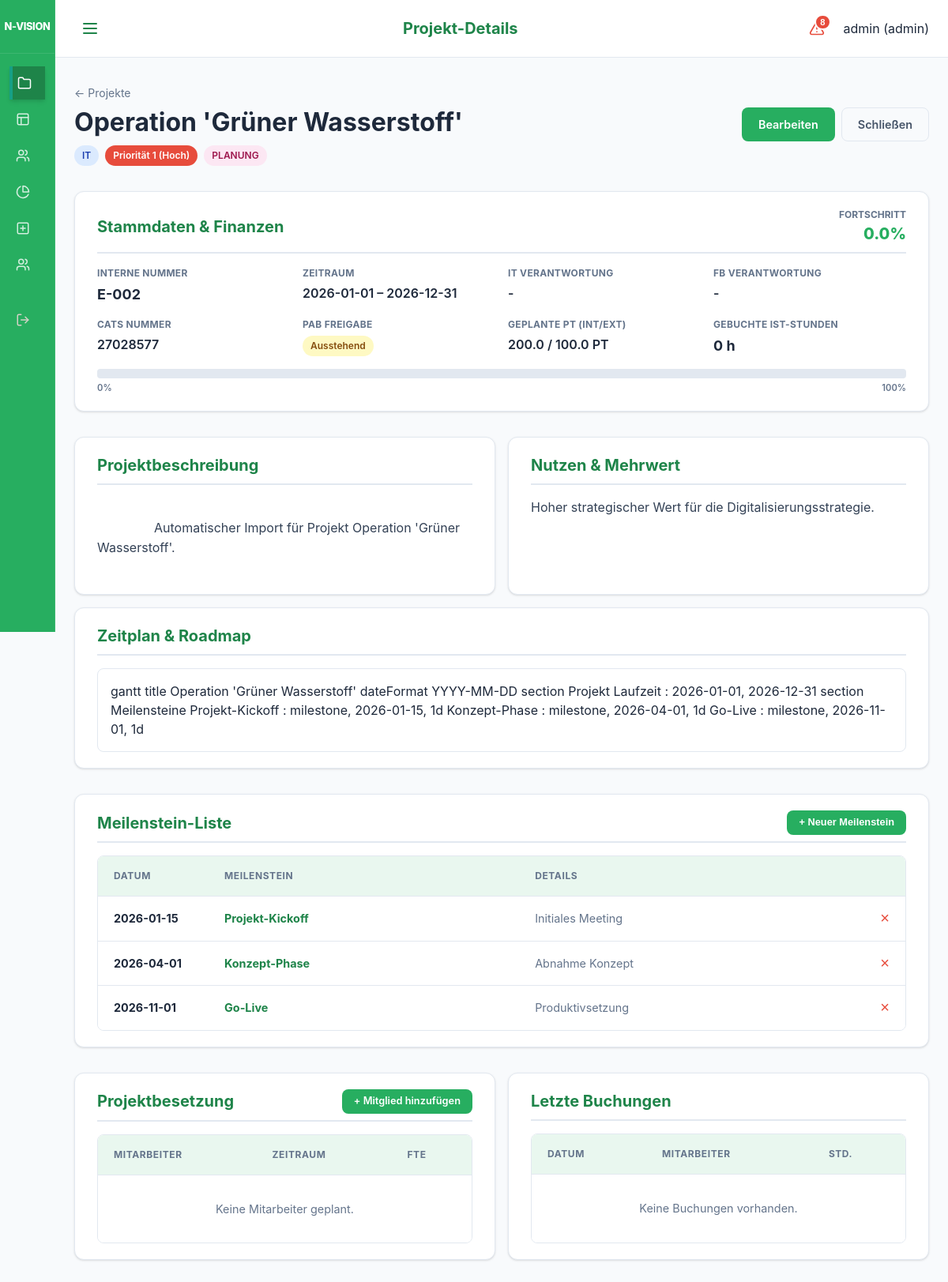
The page /ui/projects/2 (signed in) on the database as committed earlier.
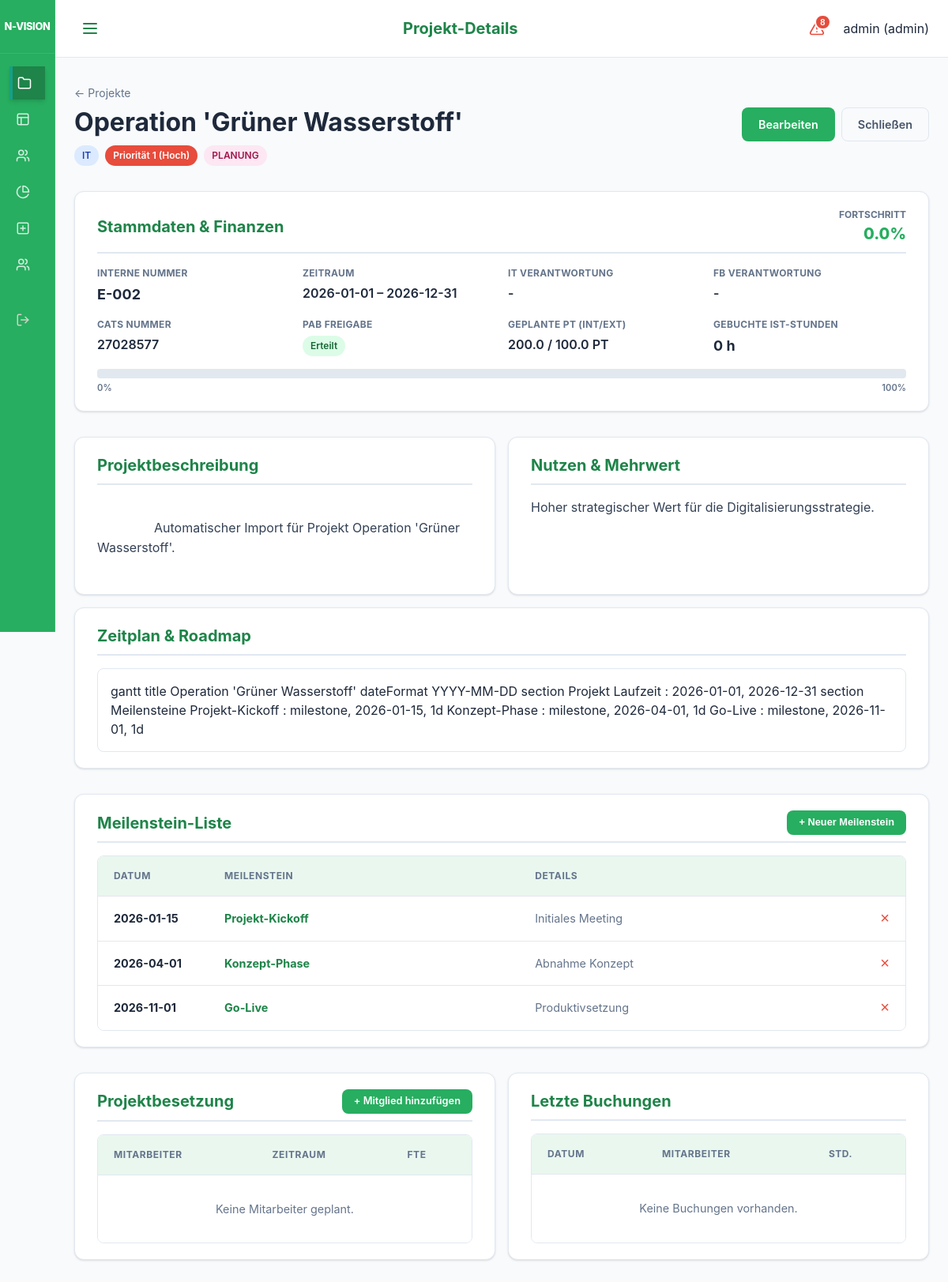
The same page on the database as committed later.
### main.py (the view)
@app.get("/ui/projects/{project_id}", response_class=HTMLResponse)
def ui_project_detail(request: Request, project_id: int, db: Session = Depends(get_db), user: models.User = Depends(login_required)):
    project = db.query(models.Project).filter(models.Project.id == project_id).first()
    if not project:
        raise HTTPException(status_code=404, detail="Project not found")
    progress = calculate_project_progress(project, db)
    progress = float(progress)
    return templates.TemplateResponse(
        request=request, name="project_detail.html", context={
            "project": project,
            "progress": progress,
            "active_page": "projects"
        }
    )

### templates/project_detail.html (shortened to what the changed rows need)
{% extends "base.html" %}
{% set title = "Projekt-Details" %}
{% block content %}
<div class="project-table-header" style="margin-bottom: 2rem;">
    <div>
        <h1 style="margin: 0; line-height: 1.1;">{{ project.name }}</h1>
    </div>
</div>
<div style="display: flex; flex-direction: column; gap: 1rem;">
    <div class="card">
        <div class="section-header">
            <h2>Stammdaten & Finanzen</h2>
        </div>
        <div class="detail-grid">
            <div class="detail-item">
                <div class="detail-value">
                    {% if project.pab_approval %}
                    <span class="badge badge-success">Erteilt</span>
                    {% else %}
                    <span class="badge badge-warning">Ausstehend</span>
                    {% endif %}
                </div>
            </div>
        </div>
    </div>
    <div class="project-detail-main-grid" style="display: grid; grid-template-columns: 1fr 1fr; gap: 1rem;">
        <div class="card" style="margin-bottom: 0; display: flex; flex-direction: column;">
            <div class="section-header">
                <h2>Projektbeschreibung</h2>
            </div>
        </div>
        <div class="card" style="margin-bottom: 0; display: flex; flex-direction: column;">
            <div class="section-header">
                <h2>Nutzen & Mehrwert</h2>
            </div>
        </div>
    </div>
    <div class="card">
        <div class="section-header">
            <h2>Zeitplan & Roadmap</h2>
        </div>
    </div>
    <div class="card">
        <div class="section-header">
            <h2>Meilenstein-Liste</h2>
        </div>
        <div class="modern-table-wrapper">
            <table class="modern-table">
                <thead>
                    <tr>
                        <th style="width: 140px;">Datum</th>
                        <th>Meilenstein</th>
                        <th>Details</th>
                        <th style="width: 50px;"></th>
                    </tr>
                </thead>
            </table>
        </div>
    </div>
    <div style="display: grid; grid-template-columns: 1fr 1fr; gap: 1rem;">
        <div class="card" style="margin-bottom: 0;">
            <div class="section-header">
                <h2>Projektbesetzung</h2>
            </div>
            <div class="modern-table-wrapper">
                <table class="modern-table">
                    <thead>
                        <tr>
                            <th>Mitarbeiter</th>
                            <th>Zeitraum</th>
                            <th>FTE</th>
                        </tr>
                    </thead>
                </table>
            </div>
        </div>
        <div class="card" style="margin-bottom: 0;">
            <div class="section-header">
                <h2>Letzte Buchungen</h2>
            </div>
            <div class="modern-table-wrapper">
                <table class="modern-table">
                    <thead>
                        <tr>
                            <th>Datum</th>
                            <th>Mitarbeiter</th>
                            <th>Std.</th>
                        </tr>
                    </thead>
                </table>
            </div>
        </div>
    </div>
</div>
{% endblock %}

Rows that differ between the two databases and show on the page:
changed Project "Operation 'Grüner Wasserstoff'": pab_approval 0 → 1 (drawn)
Other text that changed with them:
text no longer shown: "Ausstehend"
text now shown: "Erteilt"
